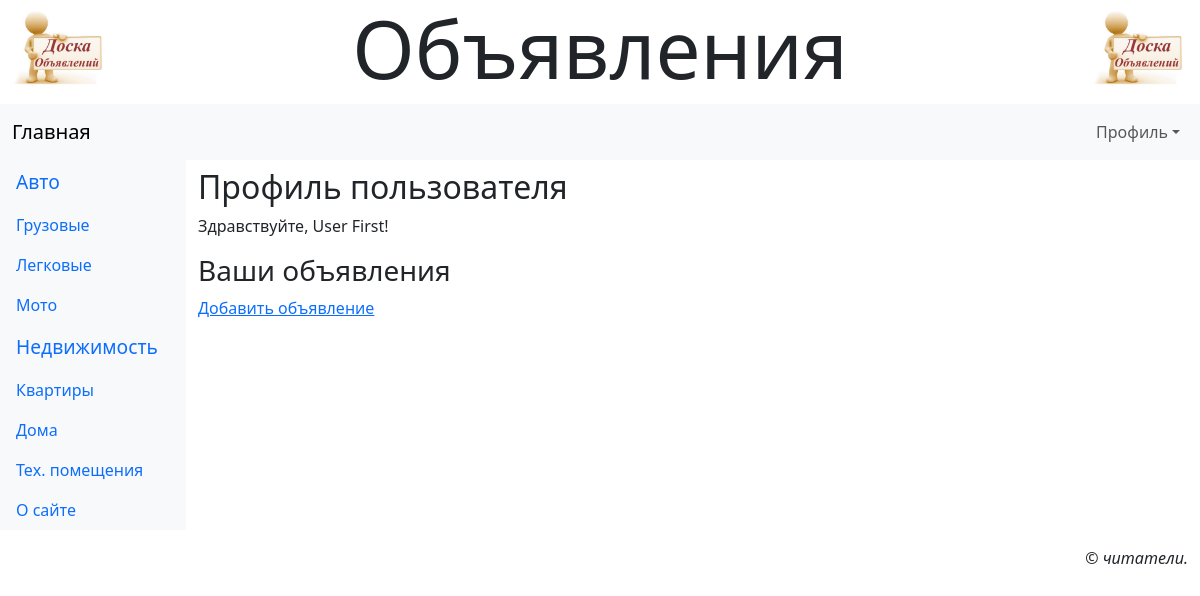
Page /accounts/profile/ (signed in) on the earlier database version.
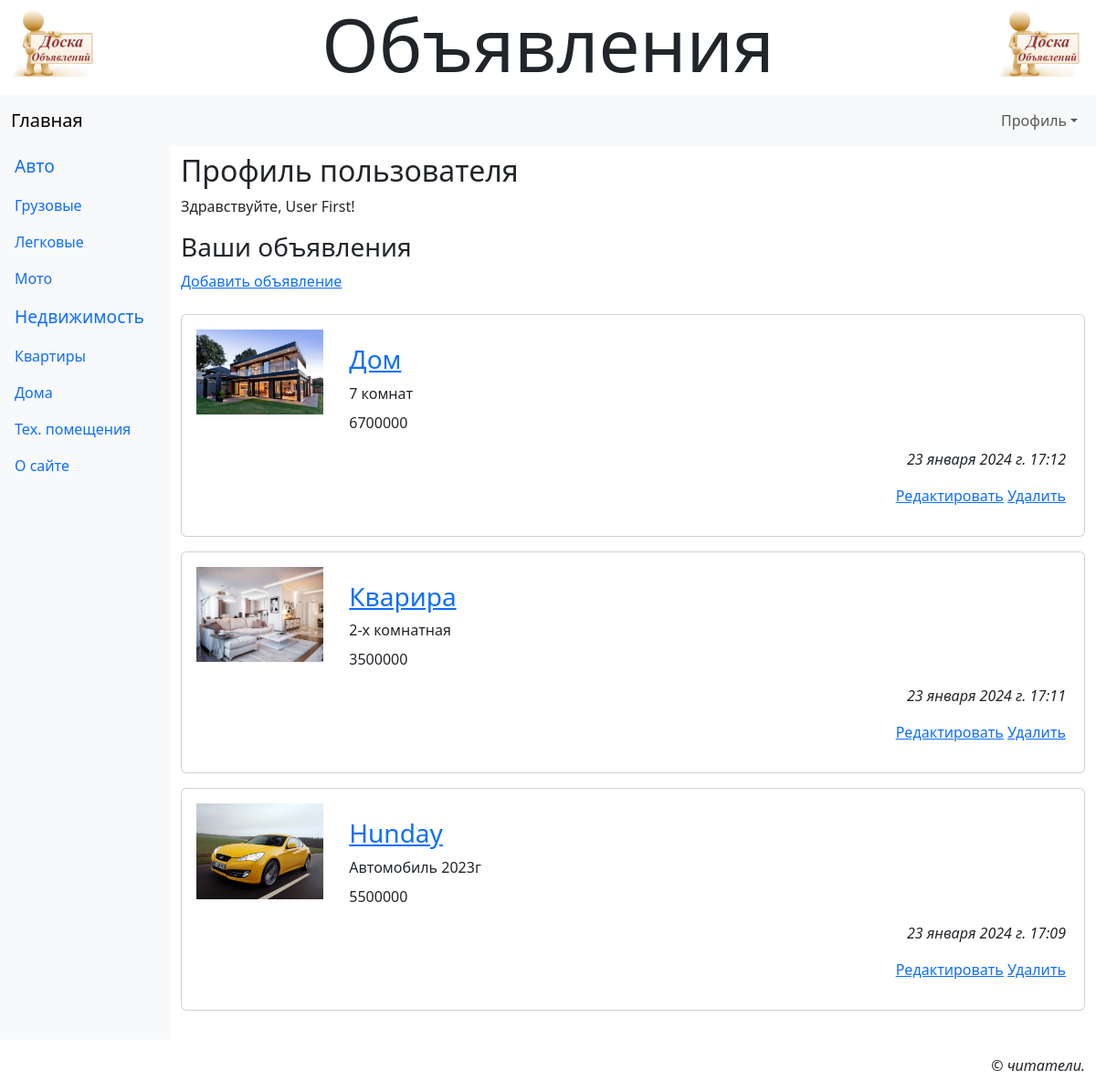
Same page on the later database version.
### main/models.py (models this page shows, shortened)
class Rubric(models.Model):
    name = models.CharField(max_length=20, unique=True, verbose_name='Название')
    order = models.SmallIntegerField(default=0, db_index=True, verbose_name='Порядок')
    super_rubric = models.ForeignKey('SuperRubric', on_delete=models.PROTECT, null=True, blank=True,
                                     verbose_name='Надрубрика')

class Bb(models.Model):
    rubric = models.ForeignKey(SubRubric, on_delete=models.PROTECT, verbose_name='Рубрика')
    title = models.CharField(max_length=40, verbose_name='Товар')
    content = models.TextField(verbose_name='Описание')
    price = models.IntegerField(default=0, verbose_name='Цена')
    contacts = models.TextField(verbose_name='Контакты')
    image = models.ImageField(blank=True, verbose_name='Изображение', upload_to=get_timesamp_path)
    author = models.ForeignKey(AdvUser, on_delete=models.CASCADE, verbose_name='Автор')
    is_active = models.BooleanField(default=True, db_index=True, verbose_name='Выводить в списке?')
    created_at = models.DateTimeField(auto_now_add=True, db_index=True, verbose_name='Опубликовано')
    class Meta:
        verbose_name_plural = 'Объявления'
        verbose_name = 'Объявление'
        ordering = ['-created_at']

### main/views.py (the view)
# urls.py: path('accounts/profile/', profile, name='profile'),
@login_required
def profile(request):
    bbs = Bb.objects.filter(author=request.user.pk)
    context = {'bbs': bbs}
    return render(request, 'main/profile.html', context)

### main/models.py (called while the page is built)
    def get_queryset(self):
        return super().get_queryset().filter(super_rubric__isnull=False)

### main/templates/main/profile.html (shortened to what this page needs)
{% extends 'layout/basic.html' %}
{% load static %}
{% load thumbnail %}
{% block content %}
  <h2>Профиль пользователя</h2>
  {% if user.first_name and user.last_name %}
    <p>Здравствуйте, {{ user.first_name }} {{ user.last_name }}!</p>
  {% else %}
    <p>Здравствуйте!</p>
  {% endif %}
  <h3>Ваши объявления</h3>
    <p><a href="{% url 'main:profile_bb_add' %}">Добавить объявление</a></p>
    {% if bbs %}
        <div class="vstack gap-3 my-4">
            {% for bb in bbs %}
                <div class="card">
                    {% url 'main:profile_bb_detail' pk=bb.pk as url %}
                    <div class="row p-3">
                        <a class="col-md-2" href="{{ url }}{{ all }}">
                            {% if bb.image %}
                                <img class="img-fluid" src="{% thumbnail bb.image 'default' %}">
                            {% else %}
                                <img class="img-fluid" src="{% static 'main/empty.jpg' %}">
                            {% endif %}
                        </a>
                        <div class="col-md-10 card-body">
                            <h3 class="card-title"><a href="{{ url }}{{ all }}">{{ bb.title }}</a> </h3>
                            <div class="card-text mb-2">
                                {{ bb.content }}
                            </div>
                            <p class="card-text fw-fold">{{ bb.price }}</p>
                            <p class="card-text text-end fst-italic">{{ bb.created_at }}</p>
                            <p class="card-text text-end">
                                <a href="{% url 'main:profile_bb_edit' pk=bb.pk %}">Редактировать</a>
                                <a href="{% url 'main:profile_bb_delete' pk=bb.pk %}">Удалить</a>
                            </p>
                        </div>
                    </div>
                </div>
            {% endfor %}
        </div>
    {% endif %}
{% endblock %}

### main/templates/layout/basic.html (shortened to what this page needs)
{% load django_bootstrap5 %}
{% load static %}
<!DOCTYPE html>
<html lang="en">
<head>
    {% bootstrap_css %}
    <link rel="stylesheet" type="text/css" href="{% static 'main/style.css' %}">
</head>
<body class="container-fluid">
  <header class="mb4">
    <h1 class="display-1 text-center">Объявления</h1>
  </header>
  <nav class="row navbar navbar-expand-md bg-light">
    <div class="col container">
      <a class="navbar-brand" href="{% url 'main:index' %}">Главная</a>
      <div class="collapse navbar-collapse justify-content-end" id="navbarNav">
        <div class="navbar-nav">
          {% if user.is_authenticated %}
          <div class="nav-item dropdown">
            <a class="nav-link dropdown-toggle" data-bs-toggle="dropdown" href="#">Профиль</a>
          </div>
          {% else %}
            <a class="nav-link" href="{% url 'main:register' %}">Регистрация</a>
            <a class="nav-link" href="{% url 'main:login' %}">Вход</a>
          {% endif %}
        </div>
      </div>
    </div>
  </nav>
  <div class="row">
    <nav class="col-md-auto nav flex-column bg-light">
      {% for rubric in rubrics %}
        {% ifchanged rubric.super_rubric.pk %}
          <span class="nav-link root">{{ rubric.super_rubric.name }}</span>
        {% endifchanged %}
        <a class="nav-link" href="{% url 'main:rubric_bbs' pk=rubric.pk %}">
          {{ rubric.name }}
        </a>
      {% endfor %}
      <a class="nav-link" href="{% url 'main:other' page='about' %}">О сайте</a>
    </nav>
    <main class="col py-2">
      {% block content %}
      {% endblock %}
    </main>
  </div>
  <footer class="mt-3">
    <p class="text-end fst-italic">&copy; читатели.</p>
  </footer>
</body>
</html>

Differences in the rows shown:
added Bb: image (picture), title "Дом", content "7 комнат", price "6700000", created_at "23 января 2024 г. 17:12"
added Bb: image (picture), title "Кварира", content "2-х комнатная", price "3500000", created_at "23 января 2024 г. 17:11"
added Bb: image (picture), title "Hunday", content "Автомобиль 2023г", price "5500000", created_at "23 января 2024 г. 17:09"
